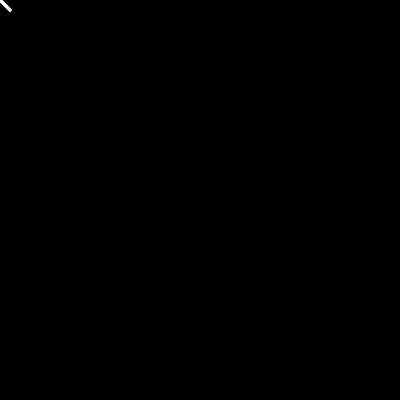
Frame 1 (no input)
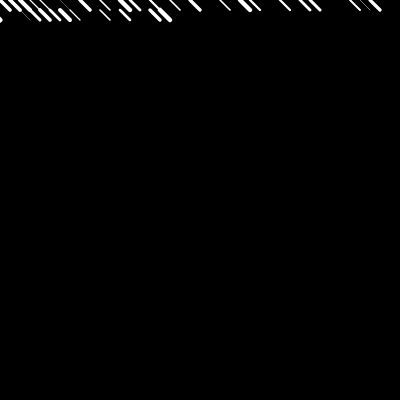
Frame 60 (no input)
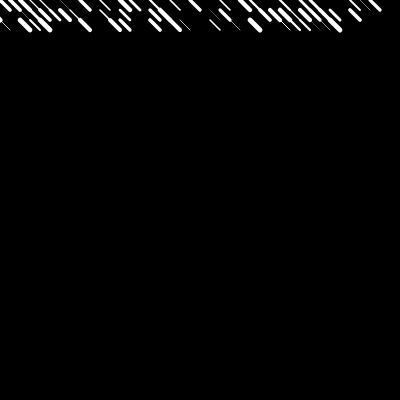
Frame 120 (the mouse pressed at the canvas centre since frame 60)

The p5.js sketch that drew these frames (run headless with seeded random() and noise() and a simulated clock; from frame 60 on, the mouse is pressed at the canvas centre):

// p5.js sketch
// ── sketch.js
var x = 0;
var y = 0;
var gap = 10;
var deg = 0;
// var color2 = 'cyan';
function setup() {
  createCanvas(400,400);
  background(0);
}

function draw() {
  stroke(255);
	strokeWeight(random(0,5));
	if (random(2) < 1) { // The if statement changes the direction of the lines.
	line(x, y, x + gap, y + gap);
	} else {
	line(x, y + gap, x + gap);
	}
	
	x = x+ 10; //This allows the lines to go across the canvas.
	if (x > width+10) {
	x = -10;
	y = y + gap;
	}
	if (y > height+10) {
      noLoop();
	}
  frameRate(360);	
}
